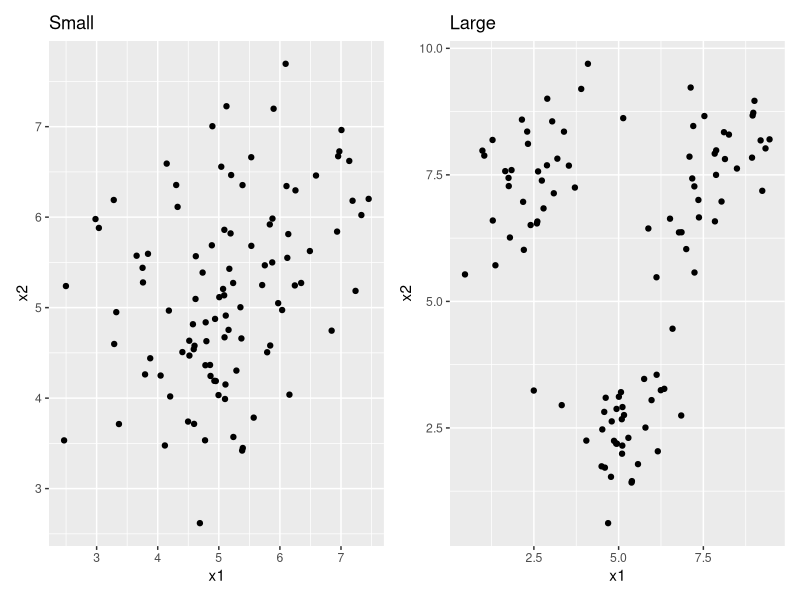
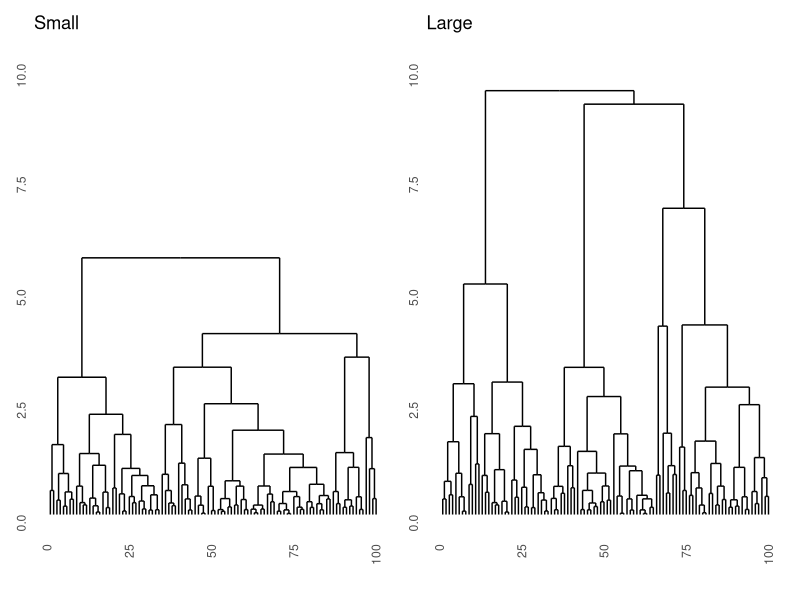
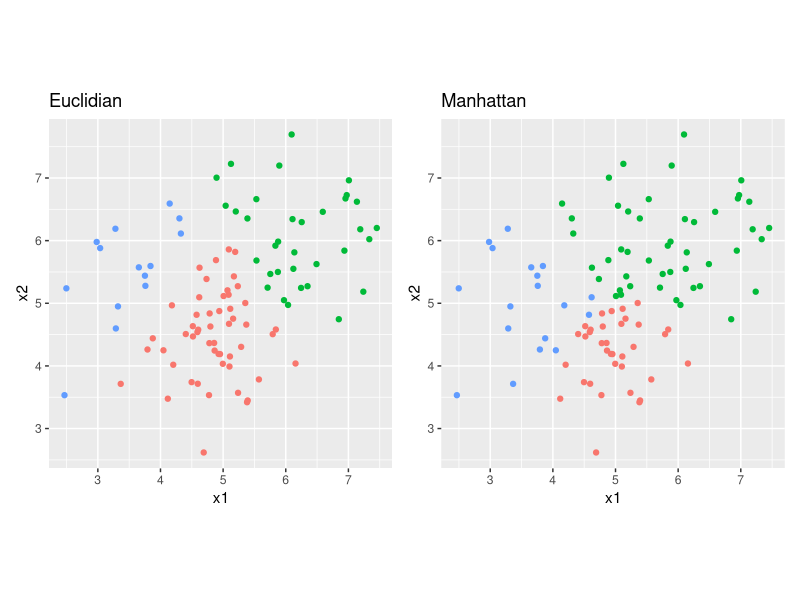
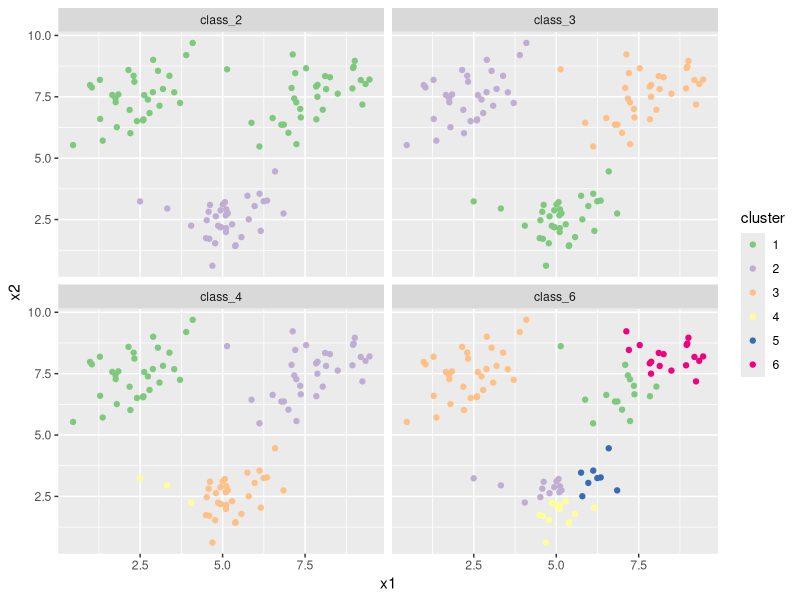
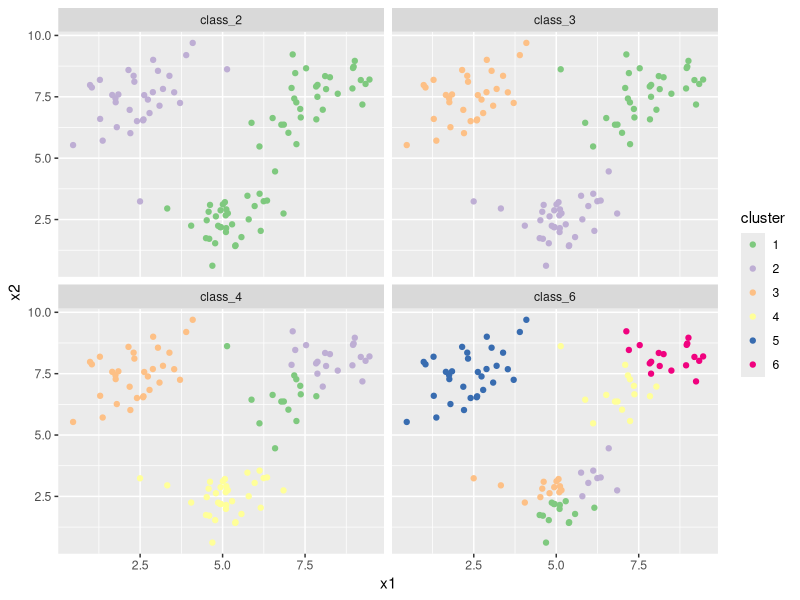

Write R code to recreate these figures, in order.
## ---- chunk 1
knitr::opts_chunk$set(echo = TRUE)
## ---- chunk 2
library(MASS) # make sure to load mass before tidyverse to avoid conflicts!
library(tidyverse)
library(patchwork)
library(ggdendro)
## ---- chunk 3
# randomly generate bivariate normal data
set.seed(123)
sigma      <- matrix(c(1, .5, .5, 1), 2, 2)
sim_matrix <- mvrnorm(n = 100, mu = c(5, 5), Sigma = sigma)
colnames(sim_matrix) <- c("x1", "x2")

# change to a data frame (tibble) and add a cluster label column
sim_df <- 
  sim_matrix %>% 
  as_tibble() %>%
  mutate(class = sample(c("A", "B", "C"), size = 100, replace = TRUE))

# Move the clusters to generate separation
sim_df_small <- 
  sim_df %>%
  mutate(x2 = case_when(class == "A" ~ x2 + .5,
                        class == "B" ~ x2 - .5,
                        class == "C" ~ x2 + .5),
         x1 = case_when(class == "A" ~ x1 - .5,
                        class == "B" ~ x1 - 0,
                        class == "C" ~ x1 + .5))
sim_df_large <- 
  sim_df %>%
  mutate(x2 = case_when(class == "A" ~ x2 + 2.5,
                        class == "B" ~ x2 - 2.5,
                        class == "C" ~ x2 + 2.5),
         x1 = case_when(class == "A" ~ x1 - 2.5,
                        class == "B" ~ x1 - 0,
                        class == "C" ~ x1 + 2.5))
## ---- chunk 4
df_s <- sim_df_small %>% select(-class)
df_l <- sim_df_large %>% select(-class)
## ---- chunk 5
# patchwork defines the "+" operator to combine entire ggplots!
df_s %>% ggplot(aes(x = x1, y = x2)) + geom_point() + ggtitle("Small") +
df_l %>% ggplot(aes(x = x1, y = x2)) + geom_point() + ggtitle("Large")

# df_s has a lot of class overlap, df_l has very little overlap
## ---- chunk 6
dist_s <- dist(df_s, method = "euclidian")
dist_l <- dist(df_l, method = "euclidian")

res_s <- hclust(dist_s, method = "complete")
res_l <- hclust(dist_l, method = "complete")

ggdendrogram(res_s, labels = FALSE) + ggtitle("Small") + ylim(0, 10) +
ggdendrogram(res_l, labels = FALSE) + ggtitle("Large") + ylim(0, 10)

# the dataset with large differences segments into 3 classes much higher up.
# Interestingly, the microstructure (lower splits) is almost exactly the same
# because within the three clusters there is no difference between the datasets
## ---- chunk 7
dist_s2 <- dist(df_s, method = "manhattan")
res_s2  <- hclust(dist_s2, method = "complete")
## ---- chunk 8
clus_1 <- as_factor(cutree(res_s, 3))
clus_2 <- as_factor(cutree(res_s2, 3))

p1 <- df_s %>% 
  ggplot(aes(x = x1, y = x2, colour = clus_1)) + 
  geom_point() + 
  ggtitle("Euclidian") + 
  theme(legend.position = "n") +
  coord_fixed()

p2 <- df_s %>% 
  ggplot(aes(x = x1, y = x2, colour = clus_2)) + 
  geom_point() + 
  ggtitle("Manhattan") + 
  theme(legend.position = "n") +
  coord_fixed()

p1 + p2

# The manhattan distance clustering prefers more rectangular classes, whereas
# the euclidian distance clustering prefers circular classes. The difference is
# most prominent in the very center of the plot and for the top right cluster
## ---- chunk 9
# I set the seed for reproducibility
set.seed(45)
# we can do it in a single pipeline and with faceting 
# (of course there are many ways to do this, though)
df_l %>% 
  mutate(
    class_2 = as_factor(kmeans(df_l, 2)$cluster),
    class_3 = as_factor(kmeans(df_l, 3)$cluster),
    class_4 = as_factor(kmeans(df_l, 4)$cluster),
    class_6 = as_factor(kmeans(df_l, 6)$cluster)
  ) %>% 
  pivot_longer(cols = c(class_2, class_3, class_4, class_6), 
               names_to = "class_num", values_to = "cluster") %>% 
  ggplot(aes(x = x1, y = x2, colour = cluster)) +
  geom_point() +
  scale_colour_brewer(type = "qual") + # use easy to distinguish scale
  facet_wrap(~class_num)
## ---- chunk 10
# I set the seed for reproducibility
set.seed(46)
df_l %>% 
  mutate(
    class_2 = as_factor(kmeans(df_l, 2)$cluster),
    class_3 = as_factor(kmeans(df_l, 3)$cluster),
    class_4 = as_factor(kmeans(df_l, 4)$cluster),
    class_6 = as_factor(kmeans(df_l, 6)$cluster)
  ) %>% 
  pivot_longer(cols = c(class_2, class_3, class_4, class_6), 
               names_to = "class_num", values_to = "cluster") %>% 
  ggplot(aes(x = x1, y = x2, colour = cluster)) +
  geom_point() +
  scale_colour_brewer(type = "qual") + # use easy to distinguish scale
  facet_wrap(~class_num)

# there is label switching in all plots. There is a different result altogether
# in the class_4 solution in my case.
## ---- chunk 11
# I decided to use the function clusterboot from the fpc package
# NB: this package needs to be installed first!
# install.packages("fpc")
library(fpc)

# you can read the documentation ?clusterboot to figure out how to use this 
# function. This can take a while but is something you will need to do a lot in
# the real world!
boot_3 <- clusterboot(df_l, B = 1000, clustermethod = kmeansCBI, k = 3, 
                      count = FALSE)
boot_6 <- clusterboot(df_l, B = 1000, clustermethod = kmeansCBI, k = 6, 
                      count = FALSE)

# the average stability is much lower for 6 means than for 3 means:
boot_3$bootmean
boot_6$bootmean
